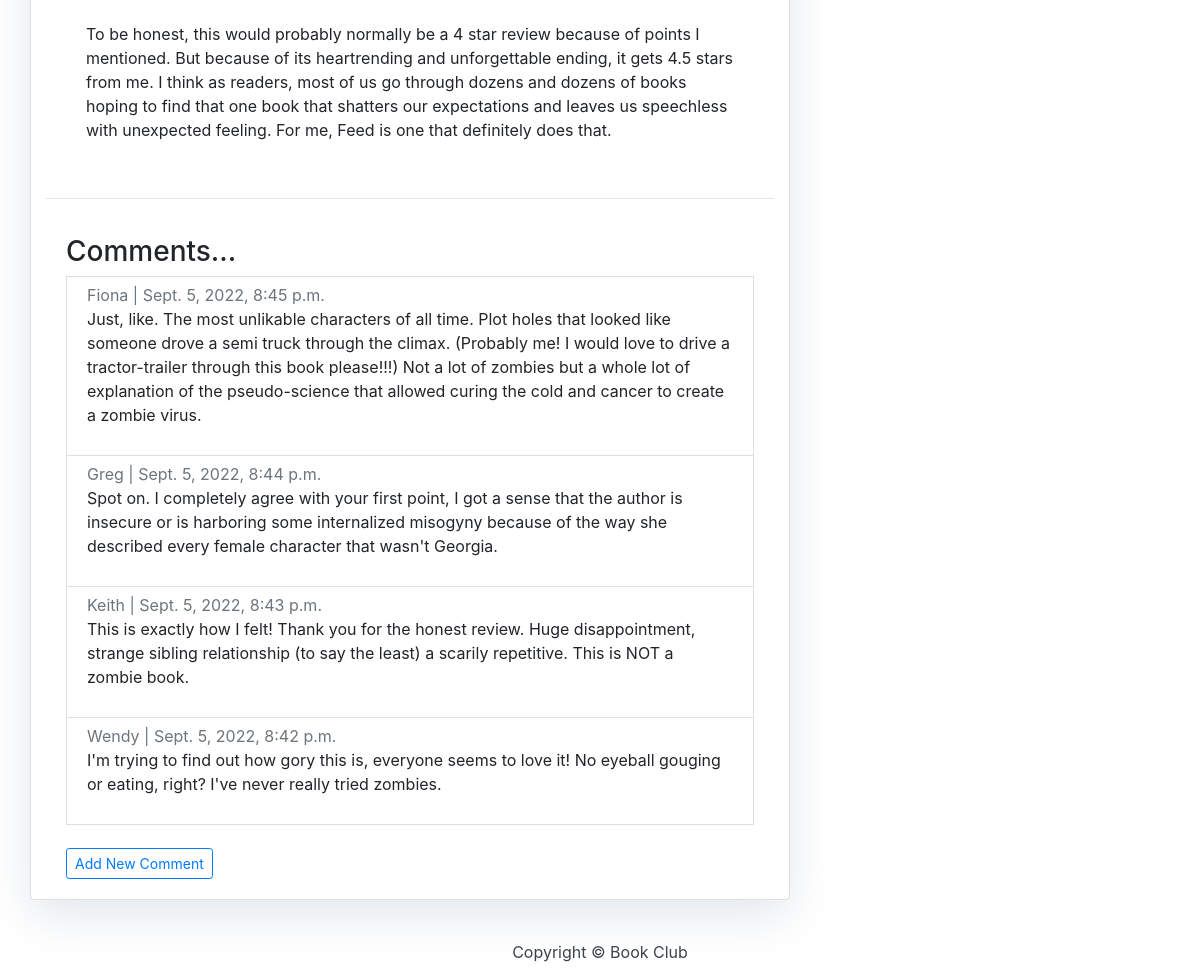
Page /post/14/ (lower part) on the earlier database version.
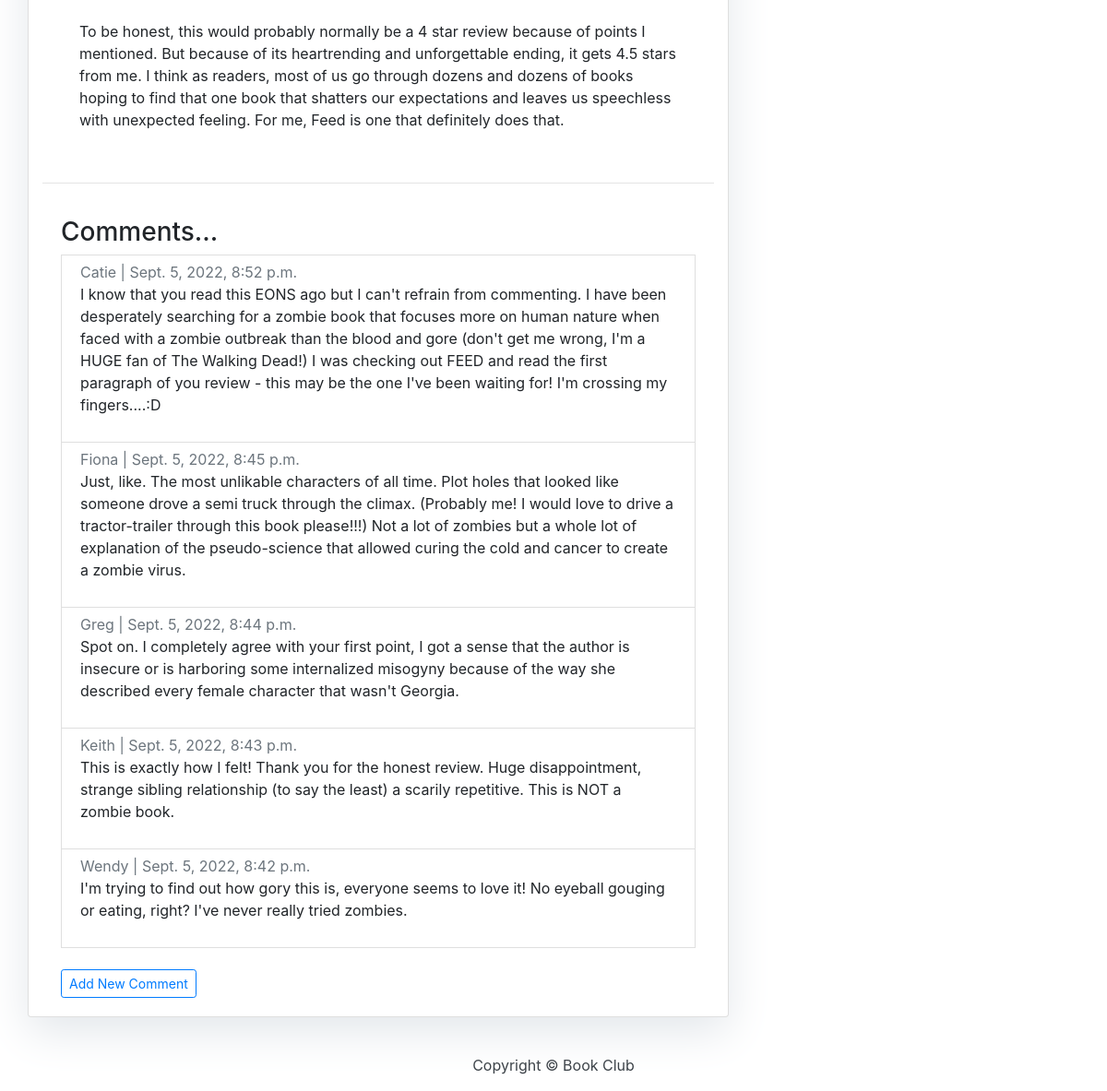
Same page on the later database version.
### blog/models.py (models this page shows, shortened)
class Comment(models.Model):
    post = models.ForeignKey(Post, related_name="comments", on_delete=models.CASCADE)
    name = models.CharField(max_length=200)
    body = models.TextField()
    created_date = models.DateTimeField(default=timezone.now)
    published_date = models.DateTimeField(blank=True, null=True)
    class Meta:
        ordering = ['-published_date']

### blog/views.py (the view)
# urls.py: path('post/<int:pk>/', views.details, name='details'),
def details(request, pk):
    post = get_object_or_404(Post, pk=pk)
    return render(request, 'details.html', {'post': post})

### templates/details.html (shortened to what this page needs)
{% extends "base.html" %}
{% load static %}
{% block content %}
<div class="container">
  <div class="row">
    <div class="col-md-8 card mb-4  mt-3 left  top">
      <div class="card-body">
        <p class="card-body card-text">{{ post.text|linebreaksbr }}</p>
      </div>
      <hr>
      <div class="card-body">
        <h3>Comments...</h3>
        {% if not post.comments.all %}
        <p>No Comments yet!</p>
        <a href="{% url 'addcomment' post.pk %}" class="btn btn-outline-primary btn-sm">Add Comment</a>
        {% else %}
          {% for comment in post.comments.all %}
          <div class="list-group-item">
            <p class="card-subtitle text-muted">{{ comment.name }} | {{ comment.published_date }}</p>
            <p>{{ comment.body }}</p>
          </div>
          {% endfor %}
        <br>
        <a href="{% url 'addcomment' post.pk %}" class="btn btn-outline-primary btn-sm">Add New Comment</a>
        {% endif %}
      </div>
    </div>
    {% block sidebar %} {% include 'sidebar.html' %} {% endblock sidebar %}
  </div>
</div>
{% endblock content %}

Differences in the rows shown:
added Comment: name "Catie", published_date "Sept. 5, 2022, 8:52 p.m.", body "I know that you read this EONS ago but I can't refrain from commenting. I have been desperately searching for a zombie book that focuses more on human nature when faced with a zombie outbreak than the blood and gore (don't get me wrong, I'm a HUGE fan of The Walking Dead!) I was checking out FEED and read the first paragraph of you review - this may be the one I've been waiting for! I'm crossing my fingers....:D"
